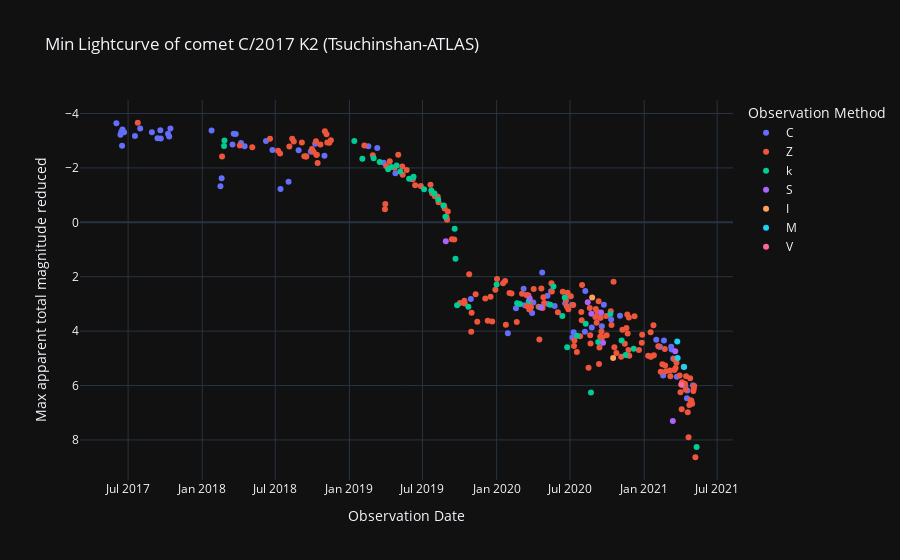

The cell this chart's notebook holds for it:
### Code cell
# Curva de luz reducida
labels = {'obs_date':'Observation Date','magnitud_reducida':'Max apparent total magnitude reduced', 'obs_method_key' : 'Observation Method'}
fig = px.scatter(curva_de_luz_interna_df, x=curva_de_luz_interna_df.obs_date, y='magnitud_reducida', color='obs_method_key', template= 'plotly_dark', labels= labels, title= f'Min Lightcurve of comet {nombre_cometa} (Tsuchinshan-ATLAS)')
fig.update_yaxes(autorange="reversed")
fig.show()

### Figure 1 — Plotly figure (JSON) as saved in the notebook; plotly's stock layout.template omitted (floating-point values rounded to 4 significant figures; data arrays with more than 128 entries replaced by an {"elided": "..."} marker saying what was removed)
{"data": [{"hovertemplate": "Observation Method=C<br>Observation Date=%{x}<br>Max apparent total magnitude reduced=%{y}<extra></extra>", "legendgroup": "C", "marker": {"color": "#636efa", "symbol": "circle"}, "mode": "markers", "name": "C", "orientation": "v", "showlegend": true, "type": "scatter", "x": ["2017-06-02T00:00:00", "2017-06-12T00:00:00", "2017-06-14T00:00:00", "2017-06-16T00:00:00", "2017-06-17T00:00:00", "2017-06-21T00:00:00", "2017-07-18T00:00:00", "2017-07-31T00:00:00", "2017-08-29T00:00:00", "2017-09-12T00:00:00", "2017-09-19T00:00:00", "2017-09-20T00:00:00", "2017-10-08T00:00:00", "2017-10-11T00:00:00", "2017-10-14T00:00:00", "2018-01-24T00:00:00", "2018-02-15T00:00:00", "2018-02-18T00:00:00", "2018-03-17T00:00:00", "2018-03-20T00:00:00", "2018-03-25T00:00:00", "2018-04-07T00:00:00", "2018-04-16T00:00:00", "2018-06-08T00:00:00", "2018-06-24T00:00:00", "2018-07-14T00:00:00", "2018-08-03T00:00:00", "2018-08-28T00:00:00", "2018-09-27T00:00:00", "2018-09-29T00:00:00", "2018-10-08T00:00:00", "2018-10-31T00:00:00", "2019-02-17T00:00:00", "2019-03-11T00:00:00", "2019-03-27T00:00:00", "2019-04-25T00:00:00", "2019-06-07T00:00:00", "2019-10-29T00:00:00", "2020-01-29T00:00:00", "2020-02-18T00:00:00", "2020-03-08T00:00:00", "2020-03-11T00:00:00", "2020-03-29T00:00:00", "2020-04-01T00:00:00", "2020-04-23T00:00:00", "2020-05-06T00:00:00", "2020-05-07T00:00:00", "2020-05-15T00:00:00", "2020-05-24T00:00:00", "2020-06-19T00:00:00", "2020-06-20T00:00:00", "2020-07-06T00:00:00", "2020-07-07T00:00:00", "2020-07-10T00:00:00", "2020-08-07T00:00:00", "2020-08-08T00:00:00", "2020-08-24T00:00:00", "2020-09-13T00:00:00", "2020-09-18T00:00:00", "2020-09-23T00:00:00", "2020-10-11T00:00:00", "2020-11-02T00:00:00", "2021-01-31T00:00:00", "2021-02-08T00:00:00", "2021-02-09T00:00:00", "2021-02-17T00:00:00", "2021-02-19T00:00:00", "2021-03-09T00:00:00", "2021-03-10T00:00:00", "2021-03-14T00:00:00", "2021-03-23T00:00:00", "2021-04-06T00:00:00", "2021-04-13T00:00:00", "2021-04-17T00:00:00", "2021-04-18T00:00:00", "2021-05-02T00:00:00"], "xaxis": "x", "y": [-3.638, -3.223, -3.32, -2.817, -3.415, -3.309, -3.17, -3.452, -3.312, -3.093, -3.384, -3.082, -3.257, -3.152, -3.448, -3.373, -1.328, -1.621, -2.863, -3.257, -3.246, -2.918, -2.798, -2.99, -2.66, -1.225, -1.491, -2.651, -2.604, -2.601, -2.886, -2.447, -2.796, -2.733, -2.186, -1.8, -1.582, 2.816, 4.081, 3.16, 2.439, 3.052, 3.331, 2.945, 1.842, 2.698, 3.002, 2.536, 3.073, 2.971, 2.775, 3.028, 4.232, 4.041, 4.02, 2.523, 3.862, 3.508, 3.819, 3.031, 3.573, 3.431, 4.321, 4.57, 4.577, 5.629, 4.342, 4.569, 4.677, 5.006, 5.674, 5.983, 6.039, 6.47, 6.178, 5.989], "yaxis": "y"}, {"hovertemplate": "Observation Method=Z<br>Observation Date=%{x}<br>Max apparent total magnitude reduced=%{y}<extra></extra>", "legendgroup": "Z", "marker": {"color": "#EF553B", "symbol": "circle"}, "mode": "markers", "name": "Z", "orientation": "v", "showlegend": true, "type": "scatter", "x": {"elided": "178 str values"}, "xaxis": "x", "y": {"elided": "178 float values"}, "yaxis": "y"}, {"hovertemplate": "Observation Method=k<br>Observation Date=%{x}<br>Max apparent total magnitude reduced=%{y}<extra></extra>", "legendgroup": "k", "marker": {"color": "#00cc96", "symbol": "circle"}, "mode": "markers", "name": "k", "orientation": "v", "showlegend": true, "type": "scatter", "x": ["2018-02-24T00:00:00", "2018-02-25T00:00:00", "2019-01-13T00:00:00", "2019-02-02T00:00:00", "2019-03-02T00:00:00", "2019-03-17T00:00:00", "2019-04-07T00:00:00", "2019-04-15T00:00:00", "2019-04-28T00:00:00", "2019-05-07T00:00:00", "2019-05-29T00:00:00", "2019-06-09T00:00:00", "2019-07-05T00:00:00", "2019-07-23T00:00:00", "2019-07-31T00:00:00", "2019-08-09T00:00:00", "2019-08-22T00:00:00", "2019-08-27T00:00:00", "2019-09-19T00:00:00", "2019-09-21T00:00:00", "2019-09-25T00:00:00", "2019-10-23T00:00:00", "2020-01-01T00:00:00", "2020-02-21T00:00:00", "2020-02-28T00:00:00", "2020-03-21T00:00:00", "2020-04-18T00:00:00", "2020-05-13T00:00:00", "2020-05-21T00:00:00", "2020-06-12T00:00:00", "2020-06-18T00:00:00", "2020-06-24T00:00:00", "2020-07-19T00:00:00", "2020-08-09T00:00:00", "2020-08-22T00:00:00", "2020-09-09T00:00:00", "2020-10-09T00:00:00", "2020-11-06T00:00:00", "2020-11-16T00:00:00", "2020-12-06T00:00:00", "2021-05-11T00:00:00"], "xaxis": "x", "y": [-2.809, -3.006, -2.99, -2.338, -2.359, -2.215, -1.953, -2.029, -2.091, -1.866, -1.605, -1.677, -1.214, -1.174, -1.058, -0.8399, -0.6147, -0.2052, 0.2377, 1.341, 3.049, 3.104, 2.284, 2.972, 3.001, 2.896, 3.12, 3.027, 2.36, 3.446, 2.768, 4.589, 4.168, 3.725, 6.257, 4.399, 3.369, 4.343, 4.874, 4.644, 8.259], "yaxis": "y"}, {"hovertemplate": "Observation Method=S<br>Observation Date=%{x}<br>Max apparent total magnitude reduced=%{y}<extra></extra>", "legendgroup": "S", "marker": {"color": "#ab63fa", "symbol": "circle"}, "mode": "markers", "name": "S", "orientation": "v", "showlegend": true, "type": "scatter", "x": ["2019-08-28T00:00:00", "2020-03-23T00:00:00", "2020-04-20T00:00:00", "2020-08-14T00:00:00", "2020-08-23T00:00:00", "2020-09-16T00:00:00", "2020-09-21T00:00:00", "2021-03-13T00:00:00", "2021-03-19T00:00:00"], "xaxis": "x", "y": [0.6965, 2.805, 3.128, 2.938, 3.36, 3.315, 4.426, 7.299, 4.744], "yaxis": "y"}, {"hovertemplate": "Observation Method=I<br>Observation Date=%{x}<br>Max apparent total magnitude reduced=%{y}<extra></extra>", "legendgroup": "I", "marker": {"color": "#FFA15A", "symbol": "circle"}, "mode": "markers", "name": "I", "orientation": "v", "showlegend": true, "type": "scatter", "x": ["2020-08-25T00:00:00", "2020-10-16T00:00:00"], "xaxis": "x", "y": [2.764, 4.986], "yaxis": "y"}, {"hovertemplate": "Observation Method=M<br>Observation Date=%{x}<br>Max apparent total magnitude reduced=%{y}<extra></extra>", "legendgroup": "M", "marker": {"color": "#19d3f3", "symbol": "circle"}, "mode": "markers", "name": "M", "orientation": "v", "showlegend": true, "type": "scatter", "x": ["2021-03-24T00:00:00", "2021-03-25T00:00:00", "2021-04-10T00:00:00"], "xaxis": "x", "y": [4.382, 4.99, 5.315], "yaxis": "y"}, {"hovertemplate": "Observation Method=V<br>Observation Date=%{x}<br>Max apparent total magnitude reduced=%{y}<extra></extra>", "legendgroup": "V", "marker": {"color": "#FF6692", "symbol": "circle"}, "mode": "markers", "name": "V", "orientation": "v", "showlegend": true, "type": "scatter", "x": ["2021-04-03T00:00:00"], "xaxis": "x", "y": [5.96], "yaxis": "y"}], "layout": {"legend": {"title": {"text": "Observation Method"}, "tracegroupgap": 0}, "title": {"text": "Min Lightcurve of comet C/2017 K2 (Tsuchinshan-ATLAS)"}, "xaxis": {"anchor": "y", "domain": [0, 1], "title": {"text": "Observation Date"}}, "yaxis": {"anchor": "x", "autorange": "reversed", "domain": [0, 1], "title": {"text": "Max apparent total magnitude reduced"}}}}
